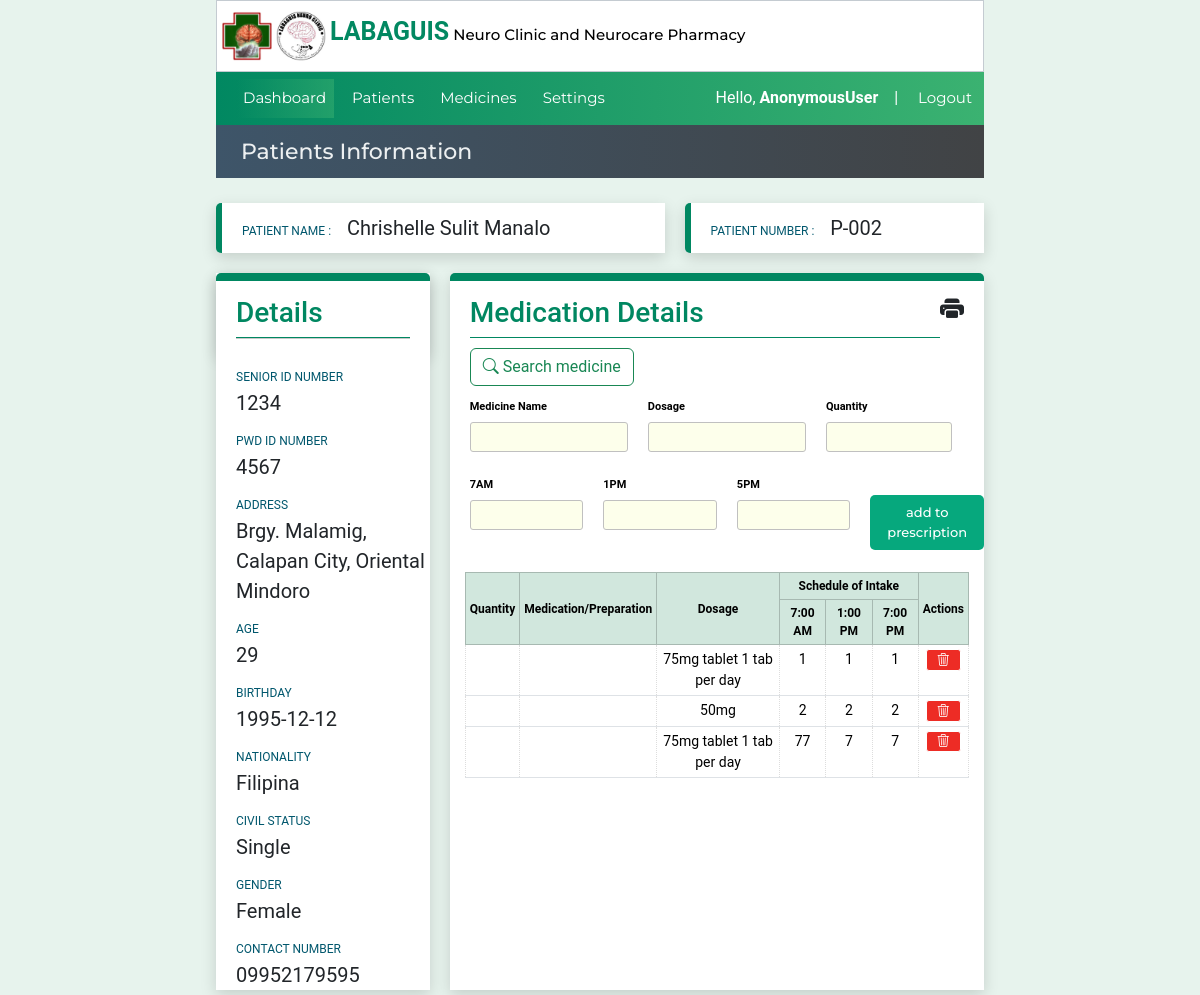
The page /patientinfo/27/prescription on the database as committed earlier.
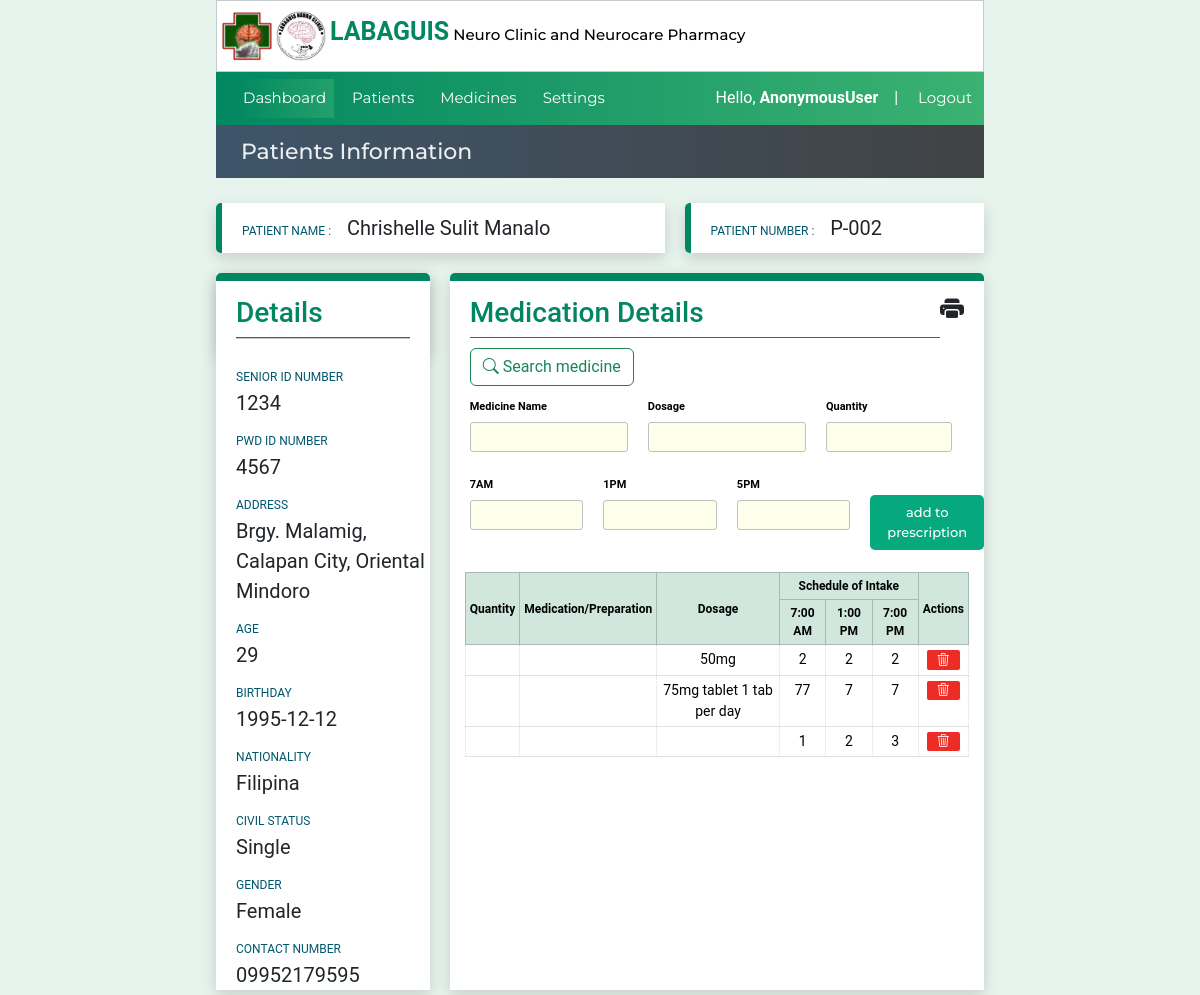
The same page on the database as committed later.
### website/models.py (models this page shows)
class Prescription(models.Model):
    created_at = models.DateField(auto_now_add=True)
    patient_code=models.CharField(max_length=50,null=True, blank=True)
    consultCounter = models.CharField(max_length=50,null=True, blank=True)
    medname = models.CharField(max_length=100,null=True, blank=True)
    medgenname = models.CharField(max_length=50,null=True, blank=True)
    medsize = models.CharField(max_length=50,null=True, blank=True)
    medqty = models.CharField(max_length=50,null=True, blank=True)
    medtype = models.CharField(max_length=50,null=True, blank=True)
    perduration = models.CharField(max_length=50,null=True, blank=True)
    durationqty = models.CharField(max_length=50,null=True, blank=True)
    medduration = models.CharField(max_length=50,null=True, blank=True)
    totalquantity = models.CharField(max_length=50,null=True, blank=True)
    dosage = models.CharField(max_length=50,null=True, blank=True)
    morning = models.CharField(max_length=50,null=True, blank=True)
    noon = models.CharField(max_length=50,null=True, blank=True)
    evening = models.CharField(max_length=50,null=True, blank=True)

### website/views.py (the view)
# urls.py: path('patientinfo/<int:pk>/prescription',views.prescription, name='prescription'),
def prescription(request,pk):
    context=patientinfoData(pk)
    return render(request,'prescriptionform.html',context)

### website/views.py (called while the page is built)
def patientinfoData(pk):
    medicines_list = Medicinelist.objects.all()
    patient_record = Patient.objects.get(id=pk)
    medicationrecord = Prescription.objects.filter(patient_code=patient_record.patient_code)
    context = { 'medicationrecord': medicationrecord,
               'patient_record':patient_record,
               'medicines_list':medicines_list,
               'pCode':patient_record.patient_code,
               'pID':pk,
               }
    return context

### website/templates/prescriptionform.html (shortened to what the changed rows need)
{% extends 'patientinfo.html' %}
{% load custom_tags %}
{% load static %}
{% block content1 %}
<div class="medicalhistorytable">
  <table id="table-medications" class="table table-sm table-bordered">
    <thead class="table-success">
      <tr>
        <th rowspan="2">Quantity</th>
        <th rowspan="2">Medication/Preparation</th>
        <th rowspan="2">Dosage</th>
        <th colspan="3">Schedule of Intake</th>
        <th rowspan="2">Actions</th>
      </tr>
      <tr>
        <th>7:00 AM</th>
        <th>1:00 PM</th>
        <th>7:00 PM</th>
      </tr>
    </thead>
    <tbody>
      {% if medicationrecord %}
      {% for medrecord in medicationrecord %}
      <tr>
        <td>{{medrecord.quantity}}</td>
        <td>{{medrecord.medicine_name}}</td>
        <td>{{medrecord.dosage}}</td>
        <td>{{medrecord.morning}}</td>
        <td>{{medrecord.noon}}</td>
        <td>{{medrecord.evening}}</td>
        <td>
          <a href="{% url "deleteitemprescription" patient_record.id medrecord.id %}" style="padding:0 10px;margin:0;"
            name="delete_presciption_item" type='submit' value="{{medrecord.id}}" id="link-delete">
            <i class="bi bi-trash3"></i></a>
        </td>
      </tr>
      {% endfor %}
      {% else %}
      <td colspan="6">No current prescription data.</td>
      {% endif %}
    </tbody>
  </table>
</div>
</div>
{% endblock content1 %}

Rows that differ between the two databases and show on the page:
removed Prescription: dosage "75mg tablet 1 tab per day", morning "1", noon "1", evening "1", {{ medrecord.id }} 39 (drawn)
added Prescription: morning "1", noon "2", evening "3", {{ medrecord.id }} 42 (drawn)
